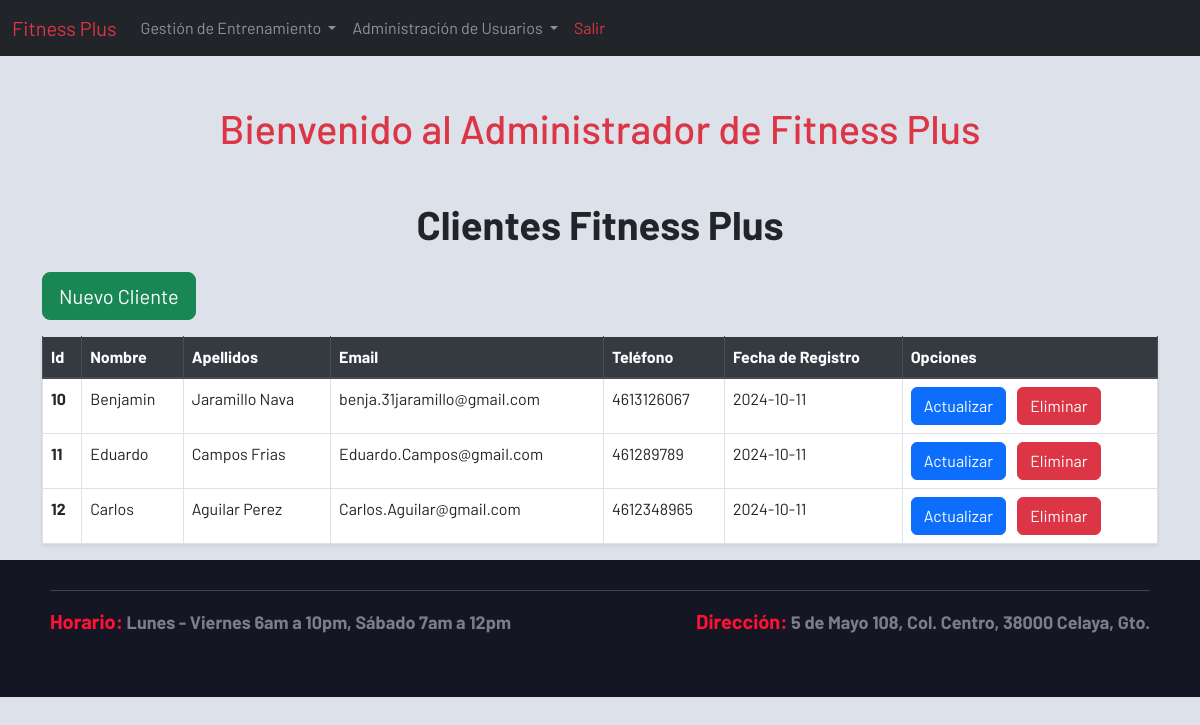
The app's page /admin/cliente.php (signed in) with its own data.
### tables this page shows
CREATE TABLE `clientes` (
  `id_cliente` int(11) NOT NULL,
  `nombre` varchar(100) NOT NULL,
  `apellido` varchar(100) NOT NULL,
  `email` varchar(100) NOT NULL,
  `telefono` varchar(15) DEFAULT NULL,
  `fecha_registro` date NOT NULL
);

### sistema.class.php (called while the page is built, shortened)
<?php
class Sistema
{
    function conexion()
    {
        try {
            $this->con = new PDO(SGBD . ':host=' . DBHOST . ';dbname=' . DBNAME . ';port=' . DBPORT, DBUSER, DBPASS);
        } catch (PDOException $e) {
            die("Error de conexión: " . $e->getMessage());
        }
    }
}
?>

### admin/cliente.class.php (called while the page is built, shortened)
<?php
require_once('../sistema.class.php');
class Cliente extends Sistema {
    function readAll() {
        $query = "SELECT * FROM clientes;";
        $sql = $this->con->prepare($query);
        $sql->execute();
        $result = $sql->fetchAll(PDO::FETCH_ASSOC);
        return $result;
    }
}
?>

### admin/views/cliente/index.php (the view, shortened to what this page needs)
<?php  require('views/header/header_administrador.php');?>
<div class="container mt-5">
    <h1 class="text-center mb-4"style="font-weight: bold;">Clientes Fitness Plus</h1>
    <div class="mb-3">
        <a href="cliente.php?accion=crear" class="btn btn-success btn-lg">Nuevo Cliente</a>
    </div>
    <table class="table table-hover table-bordered shadow-sm">
        <thead class="thead-dark">
            <tr>
                <th scope="col">Id</th>
                <th scope="col">Nombre</th>
                <th scope="col">Apellidos</th>
                <th scope="col">Email</th>
                <th scope="col">Teléfono</th>
                <th scope="col">Fecha de Registro</th>
                <th scope="col">Opciones</th>
            </tr>
        </thead>
        <tbody>
            <?php foreach ($clientes as $cliente): ?>
            <tr>
                <th scope="row"><?php echo $cliente['id_cliente']; ?></th>
                <td><?php echo $cliente['nombre']; ?></td>
                <td><?php echo $cliente['apellido']; ?></td>
                <td><?php echo $cliente['email']; ?></td>
                <td><?php echo $cliente['telefono']; ?></td>
                <td><?php echo $cliente['fecha_registro']; ?></td>
                <td>
                    <a href="cliente.php?accion=actualizar&id=<?php echo $cliente['id_cliente']; ?>" class="btn btn-primary">Actualizar</a>
                    <a href="cliente.php?accion=eliminar&id=<?php echo $cliente['id_cliente']; ?>" class="btn btn-danger ml-2">Eliminar</a>
                </td>
            </tr>
            <?php endforeach; ?>
        </tbody>
    </table>
</div>
<?php require('views/footer.php'); ?>

### css/estilo.css (style rules this page uses)
* { margin: 0; padding: 0; box-sizing: border-box; font-family: 'Barlow'; }
html { scroll-behavior: smooth; }
body { background-color: #dde1e9; }

### records on screen
clientes: id_cliente "10", nombre "Benjamin", apellido "Jaramillo Nava", email "benja.31jaramillo@gmail.com", telefono "4613126067", fecha_registro "2024-10-11"
clientes: id_cliente "11", nombre "Eduardo", apellido "Campos Frias", email "Eduardo.Campos@gmail.com", telefono "461289789", fecha_registro "2024-10-11"
clientes: id_cliente "12", nombre "Carlos", apellido "Aguilar Perez", email "Carlos.Aguilar@gmail.com", telefono "4612348965", fecha_registro "2024-10-11"
